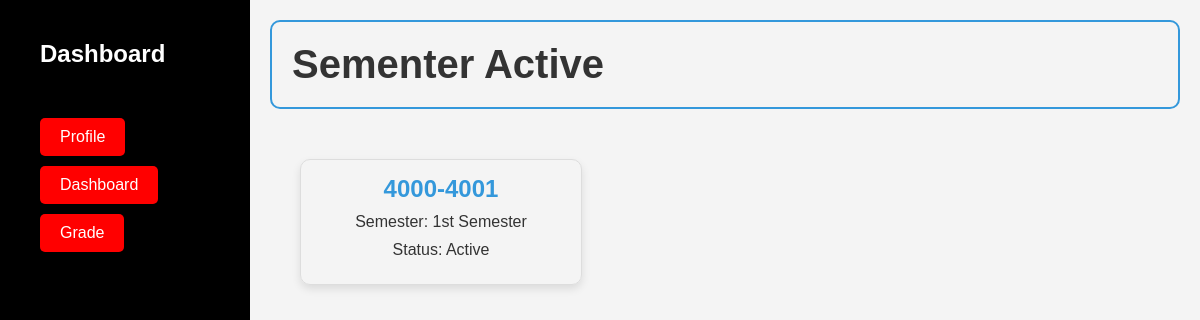
Page /integrative/student/dashboard.php on the committed database.
### tables this page shows
CREATE TABLE `schoolyear` (
  `id` int(100) NOT NULL,
  `schoolyear` varchar(100) NOT NULL,
  `semester` varchar(100) NOT NULL,
  `status` varchar(100) NOT NULL
);

### integrative/student/dashboard.php (the view, shortened to what this page needs)
<?php
include(__DIR__ . "/partial/header.php");
include(__DIR__ . "/partial/nav.php");
?>
<div class="content">
    <h1>Sementer Active</h1>
    <div class="course-content">
        <?php
        include "../Login/database.php";
        $qry = "SELECT * FROM schoolyear WHERE status = 'active'";
        $result = mysqli_query($conn, $qry);
        if ($result->num_rows > 0) {
            echo "<div class='box-container'>";
            while ($row = $result->fetch_assoc()) {
                echo "<div class='box'>
                        <h2>{$row['schoolyear']}</h2>
                        <p>Semester: {$row['semester']}</p>
                        <p>Status: {$row['status']}</p>
                      </div>";
            }
            echo "</div>";
        } else {
            echo "<p>No active school year found.</p>";
        }
        ?>
    </div>
</div>
<?php
include(__DIR__ . "/partial/footer.php");
?>

### integrative/student/style.dashboard.css (style rules this page uses)
body, h1, h2, ul, li { margin: 0; padding: 0; }
body { font-family: "Arial", sans-serif; }
body { background-color: #f4f4f4; color: #333; }
h1 { font-size: 40px; text-align: left; border: 2px solid #3498db; padding: 20px; border-radius: 10px; margin-bottom: 20px; }
.content { margin-left: 250px; flex-grow: 1; padding: 20px; box-sizing: border-box; }
.course-content { display: flex; flex-direction: row; align-items: start; margin-top: 20px; }

### integrative/student/dashboard.php (style rules this page uses)
.box-container { display: flex; flex-wrap: wrap; justify-content: space-around; margin: 20px; }
.box { width: 250px; margin: 10px; padding: 15px; border: 1px solid #ddd; border-radius: 10px; box-shadow: 0 4px 8px rgba(0, 0, 0, 0.1); text-align: center; transition: transform 0.3s; cursor: pointer; }
.box h2 { color: #3498db; }
.box p { margin: 10px 0; }

### rows in the picture
schoolyear: schoolyear "4000-4001", semester "1st Semester", status "Active"
